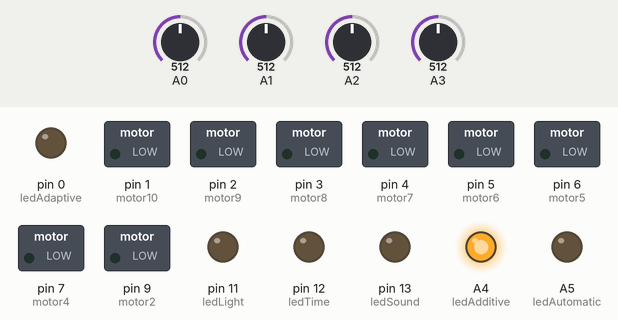
Simulated run of this sketch. Board: Arduino Uno, built with avr-gcc and run on an emulated ATmega328P. On the bench: switched loads named in the sketch (green lamp = pin HIGH), output pins drawn as LEDs (lit = HIGH). The test bench sets the inputs (shaded band); at power-on: A3 = 512, A1 = 512, A0 = 512, A2 = 512.

Above: at 1.2 s.
1.3 s: A3 set to 782
2.8 s: A3 set to 819
At 4.1 s:
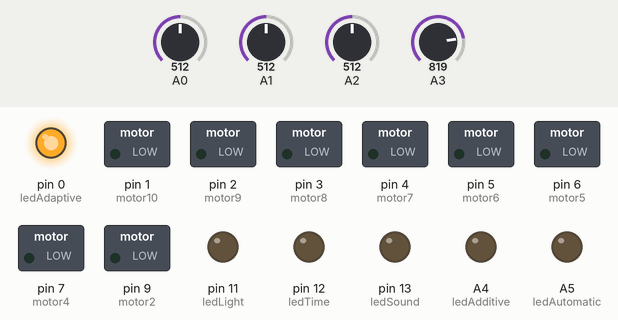
5.8 s: A3 set to 190
At 8.56 s:
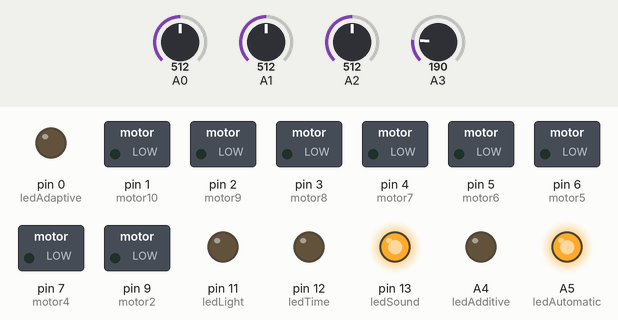
8.8 s: A1 set to 490
At 10.0 s:
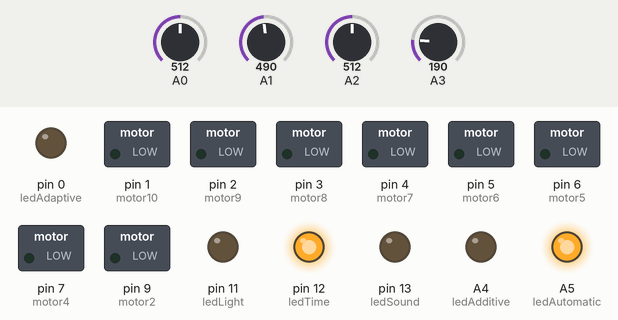
10.3 s: A1 set to 161
11.8 s: A1 set to 138
At 12.2 s:
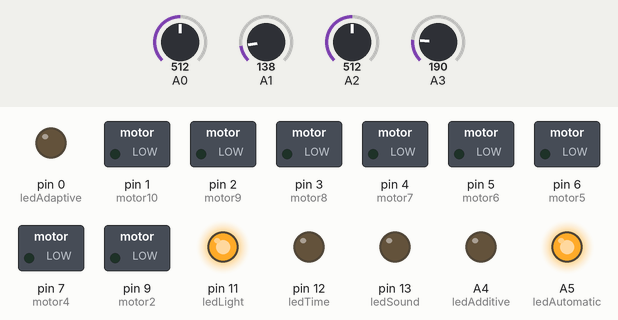
Timing chart, 0 to 14.3 s (numbered marks = the images above; inputs shaded):
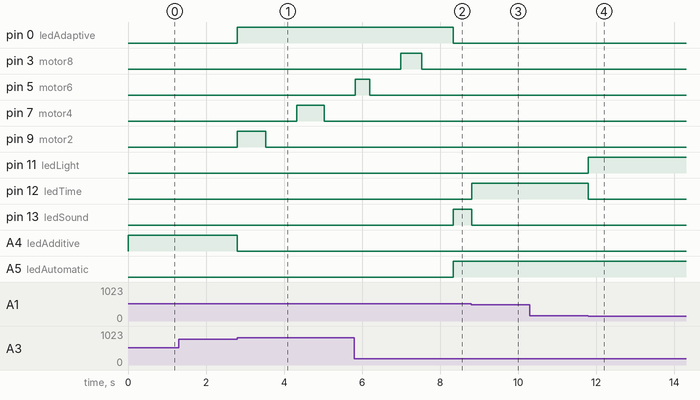

The sketch:

dynacoustic.ino
```cpp
int mic = 0;
int pot = 0;
int ldr = 0;
int buttons = 0;

int ledAdaptive = 0;
int ledAdditive = A4;
int ledAutomatic = A5;
int ledLight = 11;
int ledTime = 12;
int ledSound = 13;

int state = 0;

int motor1 = 10;
int motor2 = 9;
int motor3 = 8;
int motor4 = 7;
int motor5 = 6;
int motor6 = 5;
int motor7 = 4;
int motor8 = 3;
int motor9 = 2;
int motor10 = 1;

int counter = 0;

void setup()
{
    pinMode(ledAdaptive, OUTPUT);
    pinMode(ledAdditive, OUTPUT);
    pinMode(ledAutomatic, OUTPUT);
    pinMode(ledLight, OUTPUT);
    pinMode(ledTime, OUTPUT);
    pinMode(ledSound, OUTPUT);
    //Serial.begin(9600);           //Serial monitor used to determine limit values

    pinMode(motor1, OUTPUT);
    pinMode(motor2, OUTPUT);
    pinMode(motor3, OUTPUT);
    pinMode(motor4, OUTPUT);
    pinMode(motor5, OUTPUT);
    pinMode(motor6, OUTPUT);
    pinMode(motor7, OUTPUT);
    pinMode(motor8, OUTPUT);
    pinMode(motor9, OUTPUT);
    pinMode(motor10, OUTPUT);
}

void loop() {
  pot = analogRead(A1);
  buttons = analogRead(A3);


  if (buttons > 10) {
    if (buttons > 800) {
      state = 0;
    } else if (buttons > 200) {
      state = 1;
    } else {
      state = 2;
    }
  }


  if (state == 0) {

    // set LEDs
    digitalWrite(ledAdaptive, HIGH);
    digitalWrite(ledAdditive, LOW);
    digitalWrite(ledAutomatic, LOW);

    automaticMode(0);

  } else if (state == 1) {

    // set LEDs
    digitalWrite(ledAdaptive, LOW);
    digitalWrite(ledAdditive, HIGH);
    digitalWrite(ledAutomatic, LOW);

    automaticMode(0);

  } else {

    // set LEDs
    digitalWrite(ledAdaptive, LOW);
    digitalWrite(ledAdditive, LOW);
    digitalWrite(ledAutomatic, HIGH);

    automaticMode(1);

  }

  //Serial.println(pot);               //Display the read value in the Serial monitor
  setPrisms();
}

void setPrisms() {

  if (state == 0) {
    if (pot > 5) {

      if (counter < 1) {
        digitalWrite(motor2, HIGH);
        delay(730);
        digitalWrite(motor2, LOW);
        delay(800);

        digitalWrite(motor4, HIGH);
        delay(700);
        digitalWrite(motor4, LOW);
        delay(800);

        digitalWrite(motor6, HIGH);
        delay(360);
        digitalWrite(motor6, LOW);
        delay(800);

        digitalWrite(motor8, HIGH);
        delay(540);
        digitalWrite(motor8, LOW);
        delay(800);

     //   digitalWrite(motor10, HIGH);
     //   delay(1200);
     //   digitalWrite(motor10, LOW);
     //   delay(800);


        counter = counter + 1;
      }

   } else if (pot < 5) {
       counter = 0;
   }

  }

}

void setState() {

}

void automaticMode(int x) {

  // if in other states turn off LEDs
  if (x == 0) {
    // set LEDs
    digitalWrite(ledSound, LOW);
    digitalWrite(ledTime, LOW);
    digitalWrite(ledLight, LOW);
    return;
  }

  if (pot > 500) {

    // set LEDs
    digitalWrite(ledSound, HIGH);
    digitalWrite(ledTime, LOW);
    digitalWrite(ledLight, LOW);

    // sound-based acoustics
    mic = analogRead(A0);

    if (mic < 500) {
      // Serial.println(mic);
    }
    delay(10);

  } else if (pot > 150) {

    // set LEDs
    digitalWrite(ledSound, LOW);
    digitalWrite(ledTime, HIGH);
    digitalWrite(ledLight, LOW);

    // time-based acoustics

  } else {

    // set LEDs
    digitalWrite(ledSound, LOW);
    digitalWrite(ledTime, LOW);
    digitalWrite(ledLight, HIGH);

    // light-based acoustics

    ldr = analogRead(A2);
    //Serial.println(ldr);               //Display the read value in the Serial monitor
    delay(100);
  }
}
```

Measured:
- the behaviour switches between 800 and 801 on A3 (found by bisection; images 0 and 1)
- the behaviour switches between 501 and 500 on A1 (found by bisection; images 2 and 3)
- the behaviour switches between 151 and 150 on A1 (found by bisection; images 3 and 4)
- after the input at 1.3 s, every drawn part: stays the same
- after the input at 2.8 s, pin 0 (ledAdaptive): LOW → HIGH at once; pin 7 (motor4): LOW → HIGH after 1.5 s, → LOW 0.70 s later; pin 9 (motor2): LOW → HIGH at once, → LOW 0.73 s later; A4 (ledAdditive): HIGH → LOW at once
- after the input at 5.8 s, pin 0 (ledAdaptive): HIGH → LOW after 2.5 s; pin 13 (ledSound), A5 (ledAutomatic): LOW → HIGH after 2.5 s
- after the input at 8.8 s, pin 12 (ledTime): LOW → HIGH at once; pin 13 (ledSound): HIGH → LOW at once
- after the input at 10.3 s, every drawn part: stays the same
- after the input at 11.8 s, pin 11 (ledLight): LOW → HIGH at once; pin 12 (ledTime): HIGH → LOW at once
